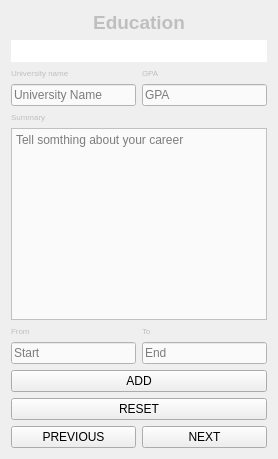
                <widget class="QWidget" name="F1_p5">
                 <layout class="QVBoxLayout" name="verticalLayout_22">
                  <item>
                   <layout class="QVBoxLayout" name="verticalLayout_21">
                    <item>
                     <widget class="QLabel" name="label_19">
                      <property name="font">
                       <font>
                        <pointsize>14</pointsize>
                        <weight>75</weight>
                        <bold>true</bold>
                       </font>
                      </property>
                      <property name="styleSheet">
                       <string notr="true">color: rgb(191, 191, 191);</string>
                      </property>
                      <property name="text">
                       <string>Education</string>
                      </property>
                      <property name="alignment">
                       <set>Qt::AlignCenter</set>
                      </property>
                     </widget>
                    </item>
                    <item>
                     <widget class="QLabel" name="label_69">
                      <property name="font">
                       <font>
                        <pointsize>14</pointsize>
                       </font>
                      </property>
                      <property name="styleSheet">
                       <string notr="true">background-color: rgb(255, 255, 255);</string>
                      </property>
                      <property name="text">
                       <string/>
                      </property>
                      <property name="pixmap">
                       <pixmap resource="f1.qrc">:/newPrefix/Pic/Education.jpg</pixmap>
                      </property>
                      <property name="scaledContents">
                       <bool>true</bool>
                      </property>
                      <property name="alignment">
                       <set>Qt::AlignCenter</set>
                      </property>
                     </widget>
                    </item>
                    <item>
                     <layout class="QHBoxLayout" name="horizontalLayout_49">
                      <item>
                       <layout class="QVBoxLayout" name="verticalLayout_54">
                        <item>
                         <widget class="QLabel" name="label_140">
                          <property name="font">
                           <font>
                            <pointsize>6</pointsize>
                           </font>
                          </property>
                          <property name="styleSheet">
                           <string notr="true">color: rgb(191, 191, 191);</string>
                          </property>
                          <property name="text">
                           <string>University name</string>
                          </property>
                         </widget>
                        </item>
                        <item>
                         <widget class="QLineEdit" name="un_line_edit_f1">
                          <property name="styleSheet">
                           <string notr="true">background-color: rgb(250, 250, 250);</string>
                          </property>
                          <property name="placeholderText">
                           <string>University Name</string>
                          </property>
                         </widget>
                        </item>
                       </layout>
                      </item>
                      <item>
                       <layout class="QVBoxLayout" name="verticalLayout_55">
                        <item>
                         <widget class="QLabel" name="label_141">
                          <property name="font">
                           <font>
                            <pointsize>6</pointsize>
                           </font>
                          </property>
                          <property name="styleSheet">
                           <string notr="true">color: rgb(191, 191, 191);</string>
                          </property>
                          <property name="text">
                           <string>GPA</string>
                          </property>
                         </widget>
                        </item>
                        <item>
                         <widget class="QLineEdit" name="gpa_line_edit_f1">
                          <property name="styleSheet">
                           <string notr="true">background-color: rgb(250, 250, 250);</string>
                          </property>
                          <property name="placeholderText">
                           <string>GPA</string>
                          </property>
                         </widget>
                        </item>
                       </layout>
                      </item>
                     </layout>
                    </item>
                    <item>
                     <widget class="QLabel" name="label_57">
                      <property name="font">
                       <font>
                        <pointsize>6</pointsize>
                       </font>
                      </property>
                      <property name="styleSheet">
                       <string notr="true">color: rgb(191, 191, 191);</string>
                      </property>
                      <property name="text">
                       <string>Summary</string>
                      </property>
                     </widget>
                    </item>
                    <item>
                     <widget class="QTextEdit" name="summary_text_edit_f1">
                      <property name="styleSheet">
                       <string notr="true">background-color: rgb(250, 250, 250);</string>
                      </property>
                      <property name="placeholderText">
                       <string>Tell somthing about your career</string>
                      </property>
                     </widget>
                    </item>
                    <item>
                     <layout class="QHBoxLayout" name="horizontalLayout_22">
                      <item>
                       <layout class="QVBoxLayout" name="verticalLayout">
                        <item>
                         <widget class="QLabel" name="label_142">
                          <property name="font">
                           <font>
                            <pointsize>6</pointsize>
                           </font>
                          </property>
                          <property name="styleSheet">
                           <string notr="true">color: rgb(191, 191, 191);</string>
                          </property>
                          <property name="text">
                           <string>From</string>
                          </property>
                         </widget>
                        </item>
                        <item>
                         <widget class="QLineEdit" name="from_date_edit_f1">
                          <property name="styleSheet">
                           <string notr="true">background-color: rgb(250, 250, 250);</string>
                          </property>
                          <property name="placeholderText">
                           <string>Start</string>
                          </property>
                         </widget>
                        </item>
                       </layout>
                      </item>
                      <item>
                       <layout class="QVBoxLayout" name="verticalLayout_15">
                        <item>
                         <widget class="QLabel" name="label_143">
                          <property name="font">
                           <font>
                            <pointsize>6</pointsize>
                           </font>
                          </property>
                          <property name="styleSheet">
                           <string notr="true">color: rgb(191, 191, 191);</string>
                          </property>
                          <property name="text">
                           <string>To</string>
                          </property>
                         </widget>
                        </item>
                        <item>
                         <widget class="QLineEdit" name="to_date_edit_f1">
                          <property name="styleSheet">
                           <string notr="true">background-color: rgb(250, 250, 250);</string>
                          </property>
                          <property name="placeholderText">
                           <string>End</string>
                          </property>
                         </widget>
                        </item>
                       </layout>
                      </item>
                     </layout>
                    </item>
                    <item>
                     <widget class="QPushButton" name="ADD_EDUCATION_F1_2">
                      <property name="styleSheet">
                       <string notr="true">QPushButton {
	color: rgb(0, 0, 0);
	background-color: rgb(191, 191 191);
}
QPushButton:hover {
	color: rgb(255, 255, 255);
	background-color: rgb(0, 68, 100);
}</string>
                      </property>
                      <property name="text">
                       <string>ADD</string>
                      </property>
                     </widget>
                    </item>
                    <item>
                     <widget class="QPushButton" name="re1">
                      <property name="styleSheet">
                       <string notr="true">QPushButton {
	color: rgb(0, 0, 0);
	background-color: rgb(191, 191 191);
}
QPushButton:hover {
	color: rgb(255, 255, 255);
	background-color: rgb(0, 68, 100);
}</string>
                      </property>
                      <property name="text">
                       <string>RESET</string>
                      </property>
                     </widget>
                    </item>
                    <item>
                     <layout class="QHBoxLayout" name="horizontalLayout_18">
                      <item>
                       <widget class="QPushButton" name="F5_PREVIOUS_2">
                        <property name="styleSheet">
                         <string notr="true">QPushButton {
	color: rgb(0, 0, 0);
	background-color: rgb(191, 191 191);
}
QPushButton:hover {
	color: rgb(255, 255, 255);
	background-color: rgb(0, 68, 100);
}</string>
                        </property>
                        <property name="text">
                         <string>PREVIOUS</string>
                        </property>
                       </widget>
                      </item>
                      <item>
                       <widget class="QPushButton" name="F5_NEXT_2">
                        <property name="styleSheet">
                         <string notr="true">QPushButton {
	color: rgb(0, 0, 0);
	background-color: rgb(191, 191 191);
}
QPushButton:hover {
	color: rgb(255, 255, 255);
	background-color: rgb(0, 68, 100);
}</string>
                        </property>
                        <property name="text">
                         <string>NEXT</string>
                        </property>
                       </widget>
                      </item>
                     </layout>
                    </item>
                   </layout>
                  </item>
                 </layout>
                </widget>
